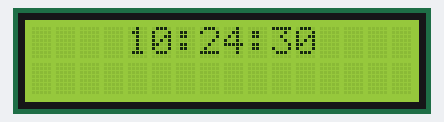
This program was run on a simulated Arduino Uno, built with avr-gcc and run on an emulated ATmega328P. Parts: 16×2 character LCD. Wiring (from diagram.json): DS1307 clock at I2C address 0x68. The local clock reads 2024-03-15 10:24:30 at power-on unless the program sets it.

Above: at 0.76 s.
At 5.1 s:
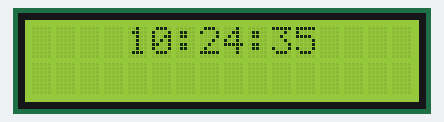
At 10.1 s:
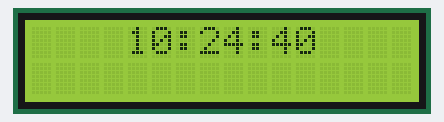
At 20.1 s:
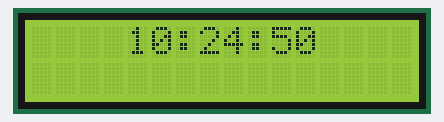
At 29.1 s:
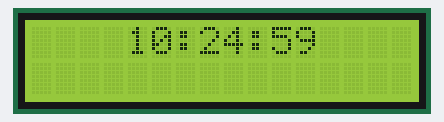
At 39.1 s:
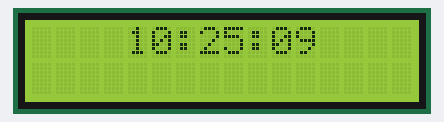

Measured:
- what the display in image 0 shows lasts 0.5 s, from 0.5 s to 1.0 s
- what the display in image 1 shows lasts 1.0 s, from 5.0 s to 6.0 s

The program:

main.cpp
```cpp
#include <Arduino.h>
#include <LiquidCrystal_I2C.h>
#include <Wire.h>

enum DisplayState{SHOWING_TIME, SHOWING_NOT_FOUND, SHOWING_UNSUPPORTED};

int decode_seconds(int raw_seconds);
int decode_minutes(int raw_minutes);
int decode_hours(int raw_hours);
void print_two_digits(int value);
bool change_display_state(DisplayState new_state );

const int LCD_ADDRESS = 0x27;
const int LCD_COLUMNS = 16;
const int LCD_ROWS = 2;
const int TARGET_ADDRESS = 0x68;
const int SECONDS_REGISTER = 0x00;
const int CLOCK_HALT_CLEAR_MASK = 0x7F;
const int ONES_MASK = 0x0F;
const int HOURS_12_MODE_MASK = 0x40;
const int TENS_SHIFT = 4;
const int TIME_COLUMN = 4;
const int TIME_ROW = 0;
const unsigned long READ_INTERVAL_MS = 500;

unsigned long previous_time = 0;
int previous_second = -1;

DisplayState display_state = SHOWING_TIME;

LiquidCrystal_I2C lcd(LCD_ADDRESS, LCD_COLUMNS, LCD_ROWS);

void setup() {
  Wire.begin();
  lcd.init();
  lcd.backlight();
}

void loop() {
  unsigned long current_time = millis();
  if (current_time - previous_time >= READ_INTERVAL_MS){
    int raw_seconds;
    int raw_minutes;
    int raw_hours;
    int second;
    int minute;
    int hour;

    Wire.beginTransmission(TARGET_ADDRESS);
    Wire.write(SECONDS_REGISTER);
    if (Wire.endTransmission() == 0){
      Wire.requestFrom(TARGET_ADDRESS, 3);
      if (Wire.available() > 2){
        raw_seconds = Wire.read();
        raw_minutes = Wire.read();
        raw_hours = Wire.read();
        hour = decode_hours(raw_hours);
        minute = decode_minutes(raw_minutes);
        second = decode_seconds(raw_seconds);
        if (previous_second != second){
          if (hour == -1){
            if (change_display_state(SHOWING_UNSUPPORTED)){
              lcd.setCursor(0, 0);
              lcd.print("unsupported!!!!");
            }
          }
          else{
            change_display_state(SHOWING_TIME);
            lcd.setCursor(TIME_COLUMN, TIME_ROW);
            print_two_digits(hour);
            lcd.print(":");
            print_two_digits(minute);
            lcd.print(":");
            print_two_digits(second);
          }
          previous_second = second;
        }
      }
    }
    else{
      if (change_display_state(SHOWING_NOT_FOUND)){
        lcd.setCursor(0, 0);
        lcd.print("clock not found");
      }
    }
    previous_time = current_time;
  }
}

int decode_seconds(int raw_seconds){
  raw_seconds &= CLOCK_HALT_CLEAR_MASK;
  return (((raw_seconds >> TENS_SHIFT) * 10) + (raw_seconds & ONES_MASK));
}

int decode_minutes(int raw_minutes){
  return (((raw_minutes >> TENS_SHIFT) * 10) + (raw_minutes & ONES_MASK));
}

int decode_hours(int raw_hours){
  if (raw_hours & HOURS_12_MODE_MASK){
    return -1;
  }
  else{
    return (((raw_hours >> TENS_SHIFT) * 10) + (raw_hours & ONES_MASK));
  }
}

void print_two_digits(int value){
  if (value < 10){
    lcd.print("0");
  }
  lcd.print(value);
}

bool change_display_state(DisplayState new_state){
  if (display_state != new_state){
    lcd.clear();
    display_state = new_state;
    previous_second = -1;
    return true;
  }
  return false;
}
```
